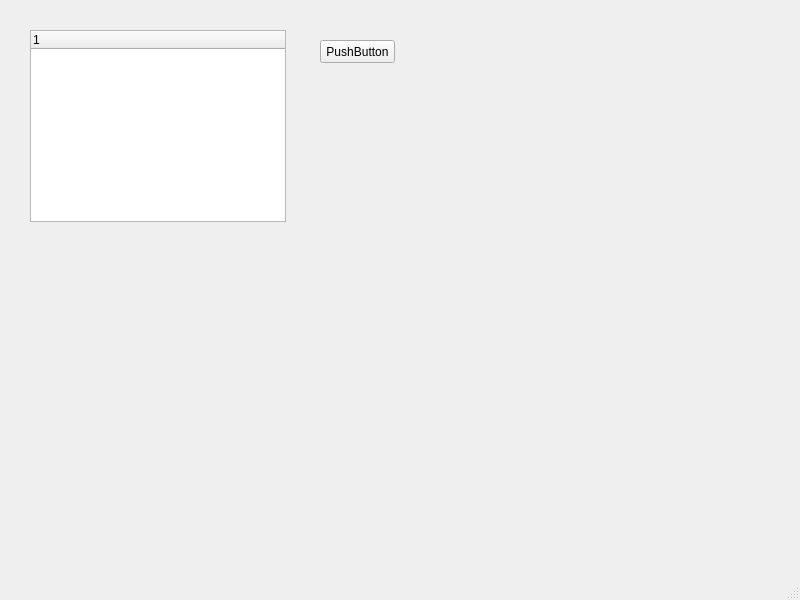
<?xml version="1.0" encoding="UTF-8"?>
<ui version="4.0">
 <class>MainWindow</class>
 <widget class="QMainWindow" name="MainWindow">
  <property name="geometry">
   <rect>
    <x>0</x>
    <y>0</y>
    <width>800</width>
    <height>600</height>
   </rect>
  </property>
  <property name="windowTitle">
   <string>MainWindow</string>
  </property>
  <widget class="QWidget" name="centralwidget">
   <widget class="QPushButton" name="pushButton">
    <property name="geometry">
     <rect>
      <x>320</x>
      <y>40</y>
      <width>75</width>
      <height>23</height>
     </rect>
    </property>
    <property name="text">
     <string>PushButton</string>
    </property>
   </widget>
   <widget class="QTreeWidget" name="treeWidget">
    <property name="geometry">
     <rect>
      <x>30</x>
      <y>30</y>
      <width>256</width>
      <height>192</height>
     </rect>
    </property>
    <column>
     <property name="text">
      <string notr="true">1</string>
     </property>
    </column>
   </widget>
  </widget>
  <widget class="QMenuBar" name="menubar">
   <property name="geometry">
    <rect>
     <x>0</x>
     <y>0</y>
     <width>800</width>
     <height>21</height>
    </rect>
   </property>
  </widget>
  <widget class="QStatusBar" name="statusbar"/>
 </widget>
 <resources/>
 <connections/>
</ui>
